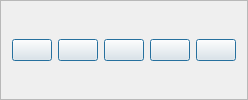
                <widget class="QFrame" name="toolbarEditorCharacters">
                 <property name="sizePolicy">
                  <sizepolicy hsizetype="Expanding" vsizetype="Expanding">
                   <horstretch>0</horstretch>
                   <verstretch>0</verstretch>
                  </sizepolicy>
                 </property>
                 <property name="frameShape">
                  <enum>QFrame::Shape::StyledPanel</enum>
                 </property>
                 <property name="frameShadow">
                  <enum>QFrame::Shadow::Raised</enum>
                 </property>
                 <layout class="QHBoxLayout" name="horizontalLayout_8">
                  <item>
                   <widget class="QPushButton" name="newBtnEditorCharacter">
                    <property name="cursor">
                     <cursorShape>PointingHandCursor</cursorShape>
                    </property>
                    <property name="toolTip">
                     <string>Einen neuen Datensatz erstellen</string>
                    </property>
                    <property name="text">
                     <string/>
                    </property>
                    <property name="icon">
                     <iconset theme="document-new"/>
                    </property>
                    <property name="iconSize">
                     <size>
                      <width>32</width>
                      <height>32</height>
                     </size>
                    </property>
                    <property name="default">
                     <bool>true</bool>
                    </property>
                    <property name="flat">
                     <bool>false</bool>
                    </property>
                   </widget>
                  </item>
                  <item>
                   <widget class="QPushButton" name="nextBtnEditorCharacter">
                    <property name="cursor">
                     <cursorShape>PointingHandCursor</cursorShape>
                    </property>
                    <property name="toolTip">
                     <string>Einen Datensatz vor</string>
                    </property>
                    <property name="text">
                     <string/>
                    </property>
                    <property name="icon">
                     <iconset theme="go-next"/>
                    </property>
                    <property name="iconSize">
                     <size>
                      <width>32</width>
                      <height>32</height>
                     </size>
                    </property>
                    <property name="default">
                     <bool>true</bool>
                    </property>
                    <property name="flat">
                     <bool>false</bool>
                    </property>
                   </widget>
                  </item>
                  <item>
                   <widget class="QPushButton" name="previousBtnEditorCharacter">
                    <property name="cursor">
                     <cursorShape>PointingHandCursor</cursorShape>
                    </property>
                    <property name="toolTip">
                     <string>Einen Datensatz zurück</string>
                    </property>
                    <property name="text">
                     <string/>
                    </property>
                    <property name="icon">
                     <iconset theme="go-previous"/>
                    </property>
                    <property name="iconSize">
                     <size>
                      <width>32</width>
                      <height>32</height>
                     </size>
                    </property>
                    <property name="default">
                     <bool>true</bool>
                    </property>
                    <property name="flat">
                     <bool>false</bool>
                    </property>
                   </widget>
                  </item>
                  <item>
                   <widget class="QPushButton" name="deleteBtnEditorCharacter">
                    <property name="cursor">
                     <cursorShape>PointingHandCursor</cursorShape>
                    </property>
                    <property name="toolTip">
                     <string>Den aktuellen Datensatz löschen</string>
                    </property>
                    <property name="text">
                     <string/>
                    </property>
                    <property name="icon">
                     <iconset theme="user-trash"/>
                    </property>
                    <property name="iconSize">
                     <size>
                      <width>32</width>
                      <height>32</height>
                     </size>
                    </property>
                    <property name="default">
                     <bool>true</bool>
                    </property>
                    <property name="flat">
                     <bool>false</bool>
                    </property>
                   </widget>
                  </item>
                  <item>
                   <widget class="QPushButton" name="saveBtnEditorCharacter">
                    <property name="cursor">
                     <cursorShape>PointingHandCursor</cursorShape>
                    </property>
                    <property name="toolTip">
                     <string>Den aktuellen Datensatz speichern</string>
                    </property>
                    <property name="text">
                     <string/>
                    </property>
                    <property name="icon">
                     <iconset theme="document-save"/>
                    </property>
                    <property name="iconSize">
                     <size>
                      <width>32</width>
                      <height>32</height>
                     </size>
                    </property>
                    <property name="default">
                     <bool>true</bool>
                    </property>
                    <property name="flat">
                     <bool>false</bool>
                    </property>
                   </widget>
                  </item>
                 </layout>
                </widget>
